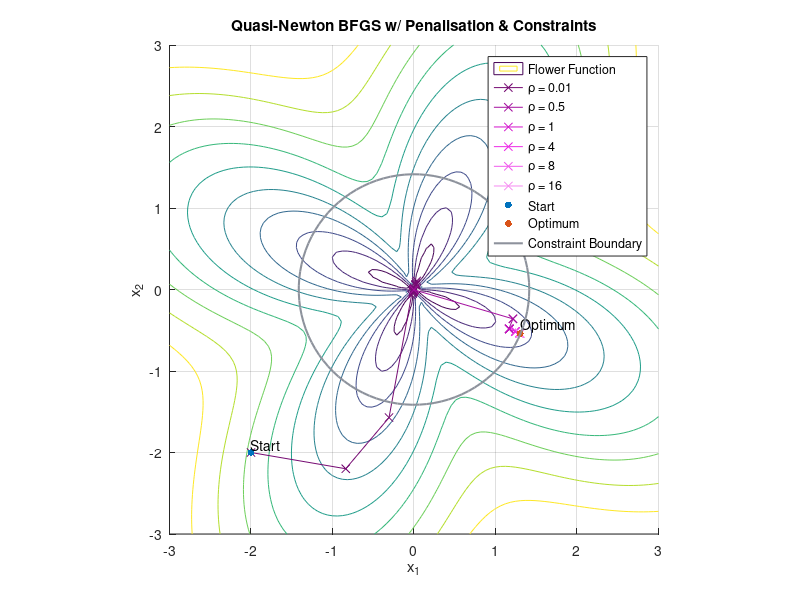

Here is the MATLAB script that generated this plot:
clc; clear; close all;

% Objective function - Flower function
flower_func = @(x) 1 * norm(x) + 1 * sin(4 * atan2(x(2), x(1)));

% Flower function gradient
flower_grad = @(x) [(x(1) / sqrt(x(1).^2 + x(2).^2)) + (4 * cos(4 * atan2(x(2), x(1))) * (-x(2) / (x(1)^2 + x(2)^2))); (x(2) / sqrt(x(1).^2 + x(2).^2)) + (4 * cos(4 * atan2(x(2), x(1))) * (x(1) / (x(1)^2 + x(2)^2)))];

% Constraint
constr = @(x) -x(1)^2 - x(2)^2 + 2;
constr_grad = @(x) [-2*x(1); -2*x(2)];

% Quadratic penalty to to constraint (x1^2 + x2^2 >= 2)
penalty_quad = @(x) max(constr(x),0)^2;
penalty_quad_grad = @(x) 2*max(constr(x),0).*constr_grad(x);

% Params
x0 = [-2; -2];                          % Starting point
rho_values = [0.01, 0.5, 1, 4, 8, 16];  % Penalty parameters
max_iter = 100;                         % Max iterations
max_f_calls = 1000;                     % Max function calls
tol = 1e-6;                             % Tolerance

% Init
n = length(x0);
Q = eye(n); % Initial approximation of Hessian inverse
x = x0;
trajectory = x';
total_iter_count = 0;
total_f_calls = 0;

%% Plotting
hold on; grid on; axis equal;
xlabel('x_1'); ylabel('x_2'); title('Quasi-Newton BFGS w/ Penalisation & Constraints');
% Meshgrid and contour plot
[X1, X2] = meshgrid(linspace(-3, 3, 100), linspace(-3, 3, 100));
F_X = arrayfun(@(x1, x2) flower_func([x1; x2]), X1, X2);
contour(X1, X2, F_X, 'DisplayName', 'Flower Function');
% Colors for rho values
colors = {'#750a72', '#a40f9f', '#d313cc', '#ec2ce6', '#f05bec', '#f58af1'};
color_index = 1;

%% Quasi-Newton BFGS w/ Penalisation
for rho = rho_values
    % Define penalized function and gradient
    f = @(x) flower_func(x) + rho * penalty_quad(x);
    f_grad = @(x) flower_grad(x) + rho * penalty_quad_grad(x);
    sub_trajectory = x';
    iter_count = 0;
    f_calls = 0;
    while iter_count < max_iter && f_calls < max_f_calls
        g = f_grad(x);
        if norm(g) < tol
            break;
        end
        
        % Compute descent direction
        if iter_count == 0
            d = -g;
        else
            gamma = g - g_old;
            delta = x - x_old;
            % BFGS update
            Q = Q - (delta*gamma'*Q + Q*gamma*delta')/(delta'*gamma) + (1+ gamma'*Q*gamma/(delta'*gamma))*delta*delta'/(delta'*gamma);
            d = -Q*g;
        end
        
        % Line search
        alpha = fminbnd(@(a) f(x + a * d), 0, 1);
        f_calls = f_calls + 1;
        total_f_calls = total_f_calls + 1;
        
        % Update x
        x_old = x;
        g_old = g;
        x = x + alpha * d;
        sub_trajectory = [sub_trajectory; x'];
        
        iter_count = iter_count + 1;
        total_iter_count = total_iter_count + 1;
    end
    
    trajectory = [trajectory; sub_trajectory];
    plot(sub_trajectory(:,1), sub_trajectory(:,2), '-x', 'Color', colors{color_index}, 'DisplayName', ['ρ = ' num2str(rho)]);
    color_index = mod(color_index, length(colors)) + 1;
end

%% Plotting
% Starting point
scatter(trajectory(1,1), trajectory(1,2), 25, 'bo', 'filled', 'DisplayName', 'Start');
text(trajectory(1,1), trajectory(1,2) + 0.1, 'Start');
% Solution - Optimal point
scatter(trajectory(end,1), trajectory(end,2), 25, 'ko', 'filled', 'DisplayName', 'Optimum');
text(trajectory(end,1), trajectory(end,2) + 0.1, 'Optimum');
% Constraint boundary (x1^2 + x2^2 = 2)
th = linspace(0, 2*pi, 100);
circle_x = sqrt(2) * cos(th);
circle_y = sqrt(2) * sin(th);
plot(circle_x, circle_y, '-', 'Color', '#8d929c', 'LineWidth', 1.5 ,'DisplayName', 'Constraint Boundary');
legend;

%% Printing
fprintf('Optimization completed in %d iterations and %d function calls.\n', total_iter_count, total_f_calls);
fprintf('Optimum: x = [%f, %f], f(x) = %f\n', trajectory(end,1), trajectory(end,2), flower_func(trajectory(end, :)'));